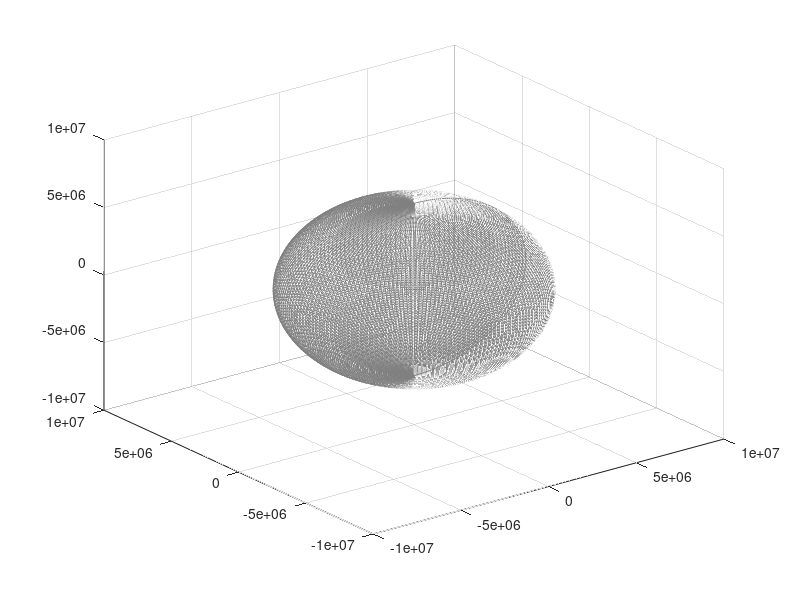

MATLAB code to generate this figure: (Note: this script raises an error after producing the figure.)
function plot_Earth_meters()
%% Textured 3D Earth example
%
% Ryan Gray
% 8 Sep 2004
% Revised 9 March 2006, 31 Jan 2006, 16 Oct 2013

%% Options

npanels = 180;   % Number of globe panels around the equator deg/panel = 360/npanels
alpha   = 1; % globe transparency level, 1 = opaque, through 0 = invisible
% GMST0 = []; % Don't set up rotatable globe (ECEF)
GMST0 = 4.89496121282306; % Set up a rotatable globe at J2000.0

% Earth texture image
% Anything imread() will handle, but needs to be a 2:1 unprojected globe
% image.

image_file = 'http://upload.wikimedia.org/wikipedia/commons/thumb/c/cd/Land_ocean_ice_2048.jpg/1024px-Land_ocean_ice_2048.jpg';

% Mean spherical earth

erad = 6371008.7714; % equatorial radius (meters)
prad = 6371008.7714; % polar radius (meters)
erot = 7.2921158553e-5; % earth rotation rate (radians/sec)

%% Create figure

%% Create wireframe globe

% Create a 3D meshgrid of the sphere points using the ellipsoid function

[x, y, z] = ellipsoid(0, 0, 0, erad, erad, prad, npanels);

globe = surf(x, y, -z, 'FaceColor', 'none', 'EdgeColor', 0.5*[1 1 1]);

if ~isempty(GMST0)
    hgx = hgtransform;
    set(hgx,'Matrix', makehgtform('zrotate',GMST0));
    set(globe,'Parent',hgx);
end

%% Texturemap the globe

% Load Earth image for texture map

cdata = imread(image_file);

% Set image as color data (cdata) property, and set face color to indicate
% a texturemap, which Matlab expects to be in cdata. Turn off the mesh edges.

set(globe, 'FaceColor', 'texturemap', 'CData', cdata, 'FaceAlpha', alpha, 'EdgeColor', 'none');
xlabel('x-axis, m');
ylabel('y-axis, m');
zlabel('z-axis, m');
end